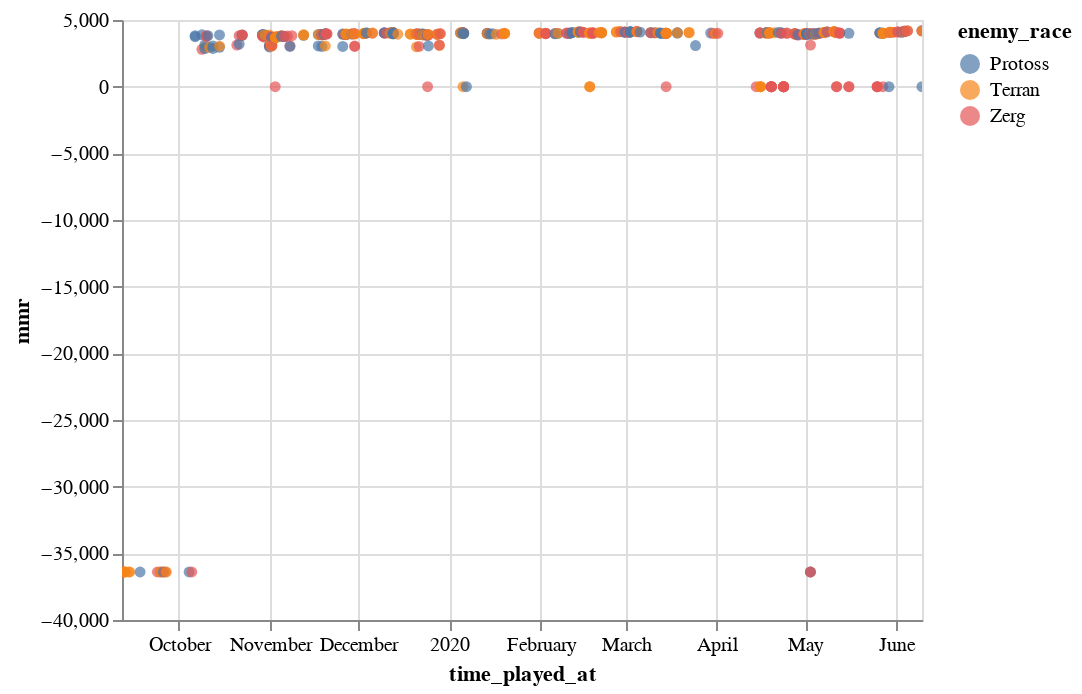

The cell this chart's notebook holds for it:
### Code cell
import altair

altair.Chart(df).mark_circle().encode(
    altair.X('time_played_at'),
    altair.Y('mmr',
             scale=altair.Scale(zero=False)),
    color='enemy_race',
).interactive()

### Figure 1 — Vega-Lite specification as saved in the notebook (floating-point values rounded to 4 significant figures; data arrays with more than 128 entries replaced by an {"elided": "..."} marker saying what was removed)
{"config": {"view": {"continuousWidth": 400, "continuousHeight": 300}}, "data": {"name": "data-8a274c0b4424e61b1f0b334c69764226"}, "mark": "circle", "encoding": {"color": {"type": "nominal", "field": "enemy_race"}, "x": {"type": "temporal", "field": "time_played_at"}, "y": {"type": "quantitative", "field": "mmr", "scale": {"zero": false}}}, "selection": {"selector001": {"type": "interval", "bind": "scales", "encodings": ["x", "y"]}}, "$schema": "https://vega.github.io/schema/vega-lite/v4.8.1.json", "datasets": {"data-8a274c0b4424e61b1f0b334c69764226": {"elided": "437 records"}}}
